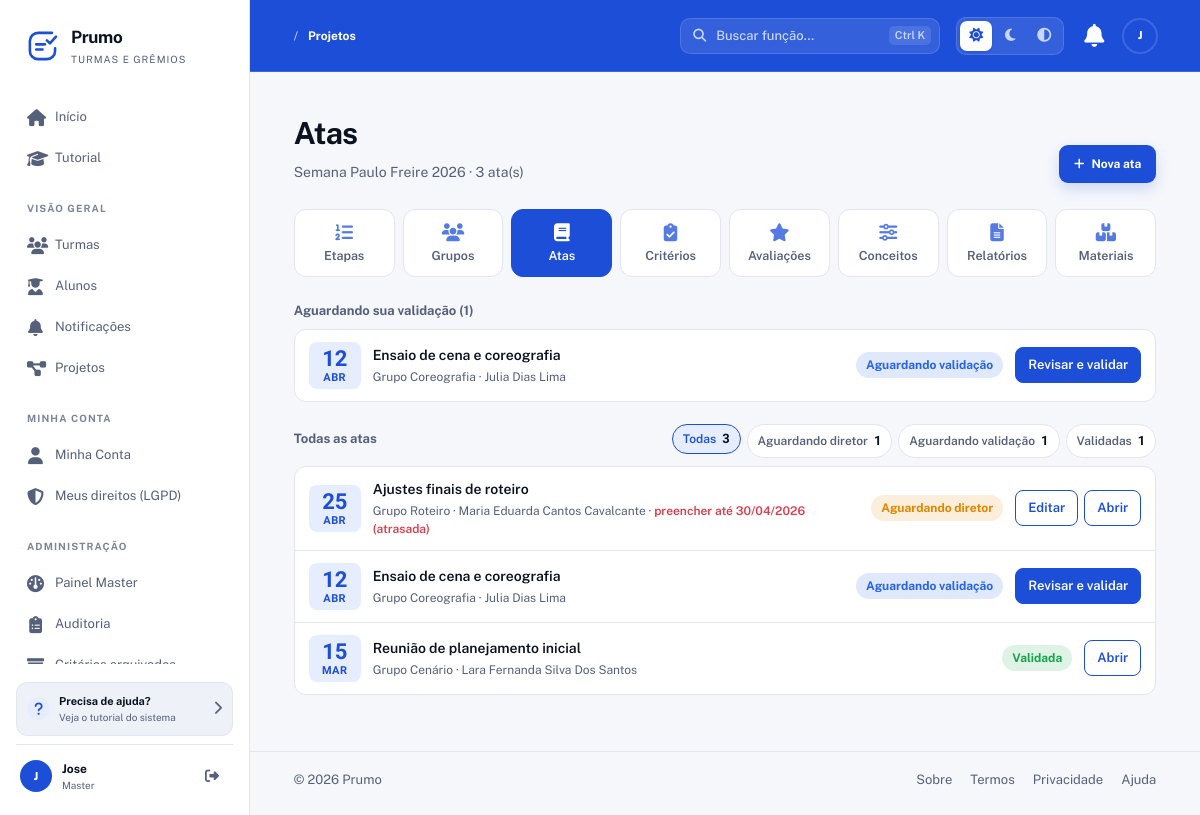
The app's page /Prumo/projetos/3/atas (signed in) with its own data.
### tables this page shows
CREATE TABLE projetos (
  id INT AUTO_INCREMENT PRIMARY KEY,
  turma_id INT NOT NULL,
  nome VARCHAR(150) NOT NULL,
  descricao TEXT DEFAULT NULL,
  prazo DATE DEFAULT NULL,
  modo_avaliacao ENUM('etapa','cronograma') DEFAULT 'cronograma',
  encerrado TINYINT(1) DEFAULT 0,
  encerrado_em DATETIME DEFAULT NULL,
  encerrado_por INT DEFAULT NULL,
  created_at TIMESTAMP DEFAULT CURRENT_TIMESTAMP,
  updated_at TIMESTAMP DEFAULT CURRENT_TIMESTAMP ON UPDATE CURRENT_TIMESTAMP,
  FOREIGN KEY (turma_id) REFERENCES turmas(id) ON DELETE CASCADE,
  FOREIGN KEY (encerrado_por) REFERENCES usuarios(id) ON DELETE SET NULL,
  INDEX idx_projetos_turma (turma_id),
  INDEX idx_projetos_encerrado (encerrado)
);

CREATE TABLE atas (
  id INT AUTO_INCREMENT PRIMARY KEY,
  titulo VARCHAR(200) NOT NULL,
  descricao TEXT DEFAULT NULL,
  grupo_id INT NOT NULL,
  diretor_id INT DEFAULT NULL,
  representante_id INT DEFAULT NULL,
  data_ata DATE NOT NULL,
  prazo_preenchimento DATE DEFAULT NULL,
  horario_inicio TIME DEFAULT NULL,
  horario_fim TIME DEFAULT NULL,
  status ENUM('pendente','preenchida','revisada') DEFAULT 'pendente',
  preenchimento ENUM('diretor','grupo') NOT NULL DEFAULT 'diretor',   
  created_at TIMESTAMP DEFAULT CURRENT_TIMESTAMP,
  updated_at TIMESTAMP DEFAULT CURRENT_TIMESTAMP ON UPDATE CURRENT_TIMESTAMP,
  FOREIGN KEY (grupo_id) REFERENCES grupos(id) ON DELETE CASCADE,
  FOREIGN KEY (diretor_id) REFERENCES usuarios(id) ON DELETE SET NULL,
  FOREIGN KEY (representante_id) REFERENCES usuarios(id) ON DELETE SET NULL,
  INDEX idx_atas_grupo (grupo_id),
  INDEX idx_atas_status (status),
  INDEX idx_atas_data (data_ata)
);

CREATE TABLE grupos (
  id INT AUTO_INCREMENT PRIMARY KEY,
  projeto_id INT NOT NULL,
  nome VARCHAR(150) NOT NULL,
  modo_avaliacao_grupo ENUM('individual','coletiva') DEFAULT 'individual',
  modo_avaliacao_por ENUM('diretor','representante','pares','autoavaliacao','misto') DEFAULT 'diretor',
  created_at TIMESTAMP DEFAULT CURRENT_TIMESTAMP,
  updated_at TIMESTAMP DEFAULT CURRENT_TIMESTAMP ON UPDATE CURRENT_TIMESTAMP,
  FOREIGN KEY (projeto_id) REFERENCES projetos(id) ON DELETE CASCADE,
  INDEX idx_grupos_projeto (projeto_id)
);

CREATE TABLE usuarios (
  id INT AUTO_INCREMENT PRIMARY KEY,
  nome VARCHAR(150) NOT NULL,
  email VARCHAR(150) NOT NULL UNIQUE,
  senha VARCHAR(255) NOT NULL,
  tipo ENUM('aluno','master') NOT NULL DEFAULT 'aluno',
  telefone VARCHAR(20) DEFAULT NULL,
  data_nascimento DATE DEFAULT NULL,
  email_confirmado TINYINT(1) NOT NULL DEFAULT 0,
  email_token VARCHAR(255) DEFAULT NULL,
  email_token_expira DATETIME DEFAULT NULL,
  primeiro_login TINYINT(1) NOT NULL DEFAULT 1,
  ativo TINYINT(1) NOT NULL DEFAULT 1,
  lgpd_aceito TINYINT(1) NOT NULL DEFAULT 0,
  lgpd_data DATETIME DEFAULT NULL,
  ultimo_acesso DATETIME DEFAULT NULL,
  created_at TIMESTAMP DEFAULT CURRENT_TIMESTAMP,
  updated_at TIMESTAMP DEFAULT CURRENT_TIMESTAMP ON UPDATE CURRENT_TIMESTAMP,
  INDEX idx_usuarios_email (email),
  INDEX idx_usuarios_tipo (tipo),
  INDEX idx_usuarios_ativo (ativo)
);

### app/Core/Router.php (called while the page is built, shortened)
<?php
require_once __DIR__ . '/App.php';
class Router
{
    private $routes = ['GET' => [], 'POST' => []];
    public function get($uri, $action, $roles = [])
    {
        $this->routes['GET'][$uri] = ['action' => $action, 'roles' => $roles];
    }
    public function post($uri, $action, $roles = [])
    {
        $this->routes['POST'][$uri] = ['action' => $action, 'roles' => $roles];
    }
    public function dispatch($requestUri)
    {
        $path     = parse_url($requestUri, PHP_URL_PATH);
        $basePath = App::getBasePath();
        if ($basePath && strpos($path, $basePath) === 0) {
            $path = substr($path, strlen($basePath));
        }
        $method = $_SERVER['REQUEST_METHOD'];
        $route  = $this->routes[$method][$path] ?? null;
        $params = [];
        if (!$route) {
            foreach ($this->routes[$method] as $routePath => $routeData) {
                if (str_contains($routePath, '{')) {
                    $pattern = preg_replace('#\{[a-zA-Z0-9_]+\}#', '([a-zA-Z0-9_\-\.]+)', $routePath);
                    $pattern = "#^" . $pattern . "$#";
                    if (preg_match($pattern, $path, $matches)) {
                        array_shift($matches);
                        $route  = $routeData;
                        $params = $matches;
                        break;
                    }
                }
            }
        }
        $action = $route['action'];
        [$controller, $methodName] = explode('@', $action);
        $controllerInstance = new $controller();
        $controllerInstance->$methodName(...$params);
    }
}

### public/index.php (called while the page is built, shortened)
<?php
require_once __DIR__ . '/../app/Core/App.php';
require_once __DIR__ . '/../app/Config/database.php';
require_once __DIR__ . '/../app/Core/Router.php';
$router = new Router();
$router->dispatch($_SERVER['REQUEST_URI']);

### app/Core/Model.php (called while the page is built, shortened)
<?php
require_once __DIR__ . '/../Config/database.php';
class Model
{
    public function __construct()
    {
        $this->conn = Database::getConnection();
    }
}

### app/Config/database.php (called while the page is built, shortened)
<?php
require_once __DIR__ . '/../Core/App.php';
class Database
{
    private static $connection = null;
    public static function getConnection()
    {
        if (self::$connection === null) {
            try {
                $host = App::get('DB_HOST', '127.0.0.1');
                $dbname = App::get('DB_NAME', 'ProjetoBase');
                $user = App::get('DB_USER', 'root');
                $pass = App::get('DB_PASS', '');
                $port = App::get('DB_PORT', '3306');
                if (strpos($host, ':') !== false) {
                    $dsn = "mysql:host={$host};dbname={$dbname};charset=utf8";
                } else {
                    $dsn = "mysql:host={$host};port={$port};dbname={$dbname};charset=utf8";
                }
                self::$connection = new PDO(
                    $dsn,
                    $user,
                    $pass,
                    [
                        PDO::ATTR_ERRMODE => PDO::ERRMODE_EXCEPTION,
                        PDO::ATTR_DEFAULT_FETCH_MODE => PDO::FETCH_ASSOC,
                        PDO::ATTR_EMULATE_PREPARES => false
                    ]
                );
            } catch (PDOException $e) {
                error_log("Erro de conexão com o banco: " . $e->getMessage());
                throw new Exception("Erro de conexão com o banco de dados: " . $e->getMessage());
            }
        }
        return self::$connection;
    }
}

### app/Models/Projeto.php (called while the page is built, shortened)
<?php
require_once __DIR__ . '/../Core/Model.php';
class Projeto extends Model
{
    public function porId(int $id): ?array
    {
        $stmt = $this->conn->prepare("
            SELECT p.*, t.nome AS turma_nome, t.codigo_acesso AS turma_codigo,
                   u.nome AS encerrado_por_nome
            FROM projetos p
            INNER JOIN turmas t ON t.id = p.turma_id
            LEFT JOIN usuarios u ON u.id = p.encerrado_por
            WHERE p.id = ? LIMIT 1
        ");
        $stmt->execute([$id]);
        return $stmt->fetch(PDO::FETCH_ASSOC) ?: null;
    }
}

### app/Core/App.php (called while the page is built, shortened)
<?php
class App
{
    private static $config = null;
    public static function init()
    {
        if (self::$config === null) {
            $envFile = __DIR__ . '/../../.env';
            self::$config = parse_ini_file($envFile);
        }
    }
    public static function get($key, $default = null)
    {
        return self::$config[$key] ?? $_ENV[$key] ?? $default;
    }
    public static function getName()
    {
        return self::get('APP_NAME', 'ProjetoBase');
    }
    public static function getBasePath()
    {
        return self::get('APP_BASE_PATH', '/' . self::getName());
    }
}

### app/Models/Ata.php (called while the page is built, shortened)
<?php
require_once __DIR__ . '/../Core/Model.php';
class Ata extends Model
{
    public function listarPorProjeto(int $projetoId): array
    {
        $stmt = $this->conn->prepare("
            SELECT a.*, g.nome AS grupo_nome,
                   u.nome AS diretor_nome
            FROM atas a
            INNER JOIN grupos g ON g.id = a.grupo_id
            LEFT JOIN usuarios u ON u.id = a.diretor_id
            WHERE g.projeto_id = ?
            ORDER BY a.data_ata DESC, a.id DESC
        ");
        $stmt->execute([$projetoId]);
        return $stmt->fetchAll(PDO::FETCH_ASSOC);
    }
    public function listarPreenchidasDoProjeto(int $projetoId): array
    {
        $stmt = $this->conn->prepare("
            SELECT a.*, g.nome AS grupo_nome, u.nome AS diretor_nome
            FROM atas a
            INNER JOIN grupos g ON g.id = a.grupo_id
            LEFT JOIN usuarios u ON u.id = a.diretor_id
            WHERE g.projeto_id = ? AND a.status = 'preenchida'
            ORDER BY a.updated_at DESC
        ");
        $stmt->execute([$projetoId]);
        return $stmt->fetchAll(PDO::FETCH_ASSOC);
    }
}

### app/Helpers/ViewHelper.php (called while the page is built, shortened)
<?php
class ViewHelper
{
    public static function data(?string $valor, bool $hora = false): string
    {
        if (!$valor || !($ts = strtotime($valor))) return '—';
        return date($hora ? 'd/m/Y H:i' : 'd/m/Y', $ts);
    }
}

### app/Views/atas/_lista.php (the view, shortened to what this page needs)
<?php
$mesesAta  = ['JAN','FEV','MAR','ABR','MAI','JUN','JUL','AGO','SET','OUT','NOV','DEZ'];
$statusAta = [
    'pendente'   => ['Aguardando diretor', 'pendente'],
    'preenchida' => ['Aguardando validação', 'preenchida'],
    'revisada'   => ['Validada', 'revisada'],
];
?>
<ul class="lista-tarefas lista-atas">
    <?php foreach ($listaAtas as $a):
        $ts = strtotime($a['data_ata'] ?? '') ?: null;
        [$stTexto, $stClasse] = $statusAta[$a['status']] ?? [$a['status'], ''];
        $atrasada = $a['status'] === 'pendente' && !empty($a['prazo_preenchimento']) && strtotime($a['prazo_preenchimento']) < strtotime('today');
    ?>
        <li data-status="<?= h($a['status']) ?>">
            <span class="tarefa-data num"><?= $ts ? date('d', $ts) : '—' ?><small><?= $ts ? $mesesAta[(int) date('n', $ts) - 1] : '' ?></small></span>
            <div class="tarefa-info">
                <strong><a class="ata-link" href="<?= $basePath ?>/atas/<?= (int) $a['id'] ?>"><?= h($a['titulo']) ?></a></strong>
                <small>
                    Grupo <?= h($a['grupo_nome'] ?? '—') ?>
                    <?php if (!empty($a['diretor_nome'])): ?> · <?= h($a['diretor_nome']) ?><?php endif; ?>
                    <?php if ($a['status'] === 'pendente' && !empty($a['prazo_preenchimento'])): ?>
                        · <span class="<?= $atrasada ? 'txt-alerta' : '' ?>">preencher até <?= ViewHelper::data($a['prazo_preenchimento']) ?><?= $atrasada ? ' (atrasada)' : '' ?></span>
                    <?php endif; ?>
                </small>
            </div>
            <span class="ata-status-chip <?= $stClasse ?>"><?= $stTexto ?></span>
            <span class="ata-acoes-linha">
                <?php foreach ($acaoAta($a) as [$rotulo, $url, $primario]): ?>
                    <a class="tarefa-acao<?= $primario ? ' primaria' : '' ?>" href="<?= h($url) ?>"><?= h($rotulo) ?></a>
                <?php endforeach; ?>
            </span>
        </li>
    <?php endforeach; ?>
</ul>

### app/Views/atas/index_rep.php (shortened to what this page needs)
<?php
require_once __DIR__ . '/../layouts/header.php';
require_once __DIR__ . '/../layouts/nav.php';
$todas      = $atas['todas'] ?? [];
$aguardando = array_values(array_filter($todas, fn($a) => $a['status'] === 'preenchida'));
$contagem   = array_count_values(array_column($todas, 'status'));
$acaoAta = function (array $a) use ($basePath, $projeto): array {
    $base = $basePath . '/atas/' . (int) $a['id'];
    if ($a['status'] === 'preenchida') return [['Revisar e validar', $base . '/validar-form', true]];
    if ($a['status'] === 'pendente' && !$projeto['encerrado']) return [['Editar', $base . '/editar', false], ['Abrir', $base, false]];
    return [['Abrir', $base, false]];
};
?>
<section class="hero-section">
    <div>
        <h1>Atas</h1>
        <p class="hero-subtitle">
            <?= h($projeto['nome']) ?> · <?= count($todas) ?> ata(s)
        </p>
    </div>
    <?php if (!$projeto['encerrado']): ?>
        <div class="hero-actions">
            <a class="button button-primary" href="<?= $basePath ?>/projetos/<?= (int) $projeto['id'] ?>/atas/criar">
                <i class="fas fa-plus"></i> Nova ata
            </a>
        </div>
    <?php endif; ?>
</section>
<?php require __DIR__ . '/../projetos/_nav.php'; ?>
<?php if ($aguardando): ?>
    <section class="para-fazer">
        <div class="bloco-titulo"><h2>Aguardando sua validação (<?= count($aguardando) ?>)</h2></div>
        <?php $listaAtas = $aguardando; require __DIR__ . '/_lista.php'; ?>
    </section>
<?php endif; ?>
<section class="para-fazer">
    <div class="bloco-titulo">
        <h2>Todas as atas</h2>
        <?php if ($todas): ?>
            <div class="ata-filtros" role="group" aria-label="Filtrar por situação">
                <button type="button" class="ativo" data-filtro="">Todas <b><?= count($todas) ?></b></button>
                <button type="button" data-filtro="pendente">Aguardando diretor <b><?= (int) ($contagem['pendente'] ?? 0) ?></b></button>
                <button type="button" data-filtro="preenchida">Aguardando validação <b><?= (int) ($contagem['preenchida'] ?? 0) ?></b></button>
                <button type="button" data-filtro="revisada">Validadas <b><?= (int) ($contagem['revisada'] ?? 0) ?></b></button>
            </div>
        <?php endif; ?>
    </div>
    <?php if (empty($todas)): ?>
        <div class="lista-vazia"><i class="fas fa-book"></i><span>Nenhuma ata ainda. Crie a primeira em “Nova ata”: o diretor do grupo é avisado para preencher.</span></div>
    <?php else: ?>
        <div data-lista-filtravel>
            <?php $listaAtas = $todas; require __DIR__ . '/_lista.php'; ?>
        </div>
    <?php endif; ?>
</section>
<?php require_once __DIR__ . '/../layouts/footer.php'; ?>

### records on screen
projetos: nome "Semana Paulo Freire 2026", turma "1"
atas: data_ata "12", data_ata "ABR", titulo "Ensaio de cena e coreografia", grupo.nome "Coreografia", diretor.nome "Julia Dias Lima", stTexto "Aguardando validação", rotulo "Revisar e validar"
atas: data_ata "25", data_ata "ABR", titulo "Ajustes finais de roteiro", grupo.nome "Roteiro", diretor.nome "Maria Eduarda Cantos Cavalcante", prazo_preenchimento "30/04/2026", status "(atrasada)", stTexto "Aguardando diretor", rotulo "Editar", rotulo "Abrir"
atas: data_ata "15", data_ata "MAR", titulo "Reunião de planejamento inicial", grupo.nome "Cenário", diretor.nome "Lara Fernanda Silva Dos Santos", stTexto "Validada", rotulo "Abrir"

### other values on screen
$appName "Prumo"
$label "Início"
$label "Tutorial"
$secao "VISÃO GERAL"
$label "Turmas"
$label "Alunos"
$label "Notificações"
$label "Projetos"
$secao "MINHA CONTA"
$label "Minha Conta"
$label "Meus direitos (LGPD)"
$secao "ADMINISTRAÇÃO"
$label "Painel Master"
$label "Auditoria"
$iniciais "J"
